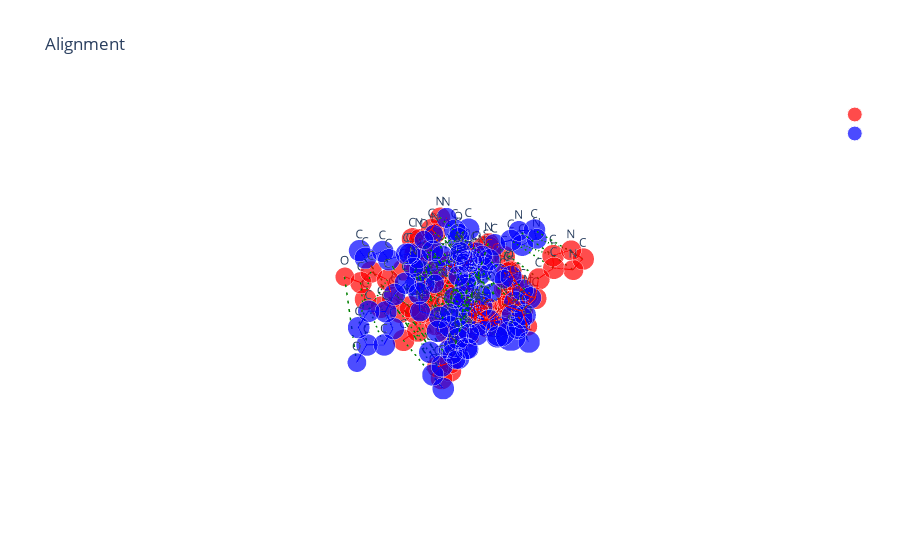

The notebook cell this image was saved under:
### Code cell
df = pd.read_csv('./otmol_output/6y13_stapledHelix_result.csv')
data_path = "../Data/first_8_molecules_RDKIT"
ligand = '6y13_stapledHelix'
i = 1
nameB = ligand+'_conf'+str(i)+'_otmol.xyz'
path1 = os.path.join(data_path, 'extra_bio_ligands', ligand+'.pdb')
path2 = os.path.join(data_path, 'extra_bio_ligands_RDKIT', ligand, ligand+'_conf'+str(i)+'.pdb')
X_A, T_A, B_A = otm.tl.parse_pdb_file(path1)
X_B, T_B, B_B = otm.tl.parse_pdb_file(path2)
assignment = [int(x) for x in df['assignment'][i].strip('[]').split()]
P = otm.tl.permutation_to_matrix(assignment)
X_B_aligned, _, _ = otm.tl.kabsch(X_A, X_B, P) 
otm.tl.write_xyz_with_custom_labels(
    os.path.join('otmol_output', nameB), 
    X_B_aligned[assignment], 
    T_B[assignment],
    comment="aligned by OTMol")
otm.pl.interactive_alignment_plot(X_A, X_B_aligned, T_A, T_B, B_A, B_B, assignment, '', '')
